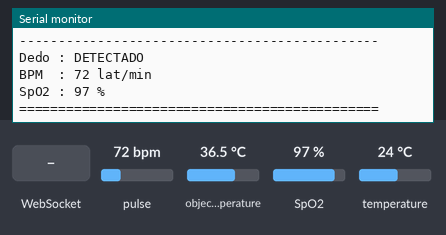
Simulated run of this sketch. Board: ESP32. On the bench: the last lines printed to the serial monitor. The test bench sets the inputs (shaded band); at power-on: pulse 72 bpm, object temperature 36.5 °C, SpO2 97 %, temperature 24 °C. WiFi joins after 1.5 s; servers stay silent unless stated.

Above: at 7.7 s.
7.8 s: WebSocket text "1" received
At 8.4 s:
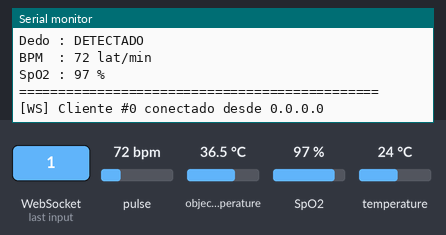
9.3 s: pulse set to 42 bpm
At 10.0 s:
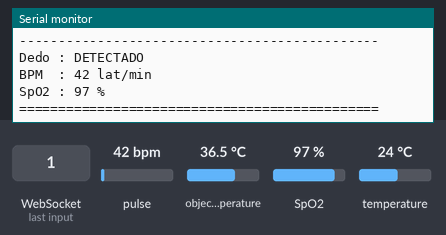
10.8 s: object temperature set to 20 °C
12.3 s: SpO2 set to 80 %
At 13.4 s:
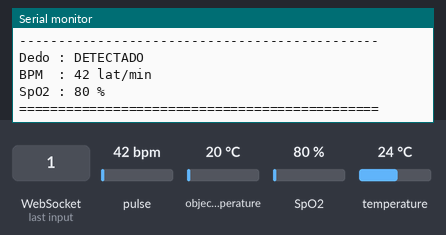
13.8 s: temperature set to 12 °C
Timing chart, 0 to 16.3 s (numbered marks = the images above; inputs shaded):
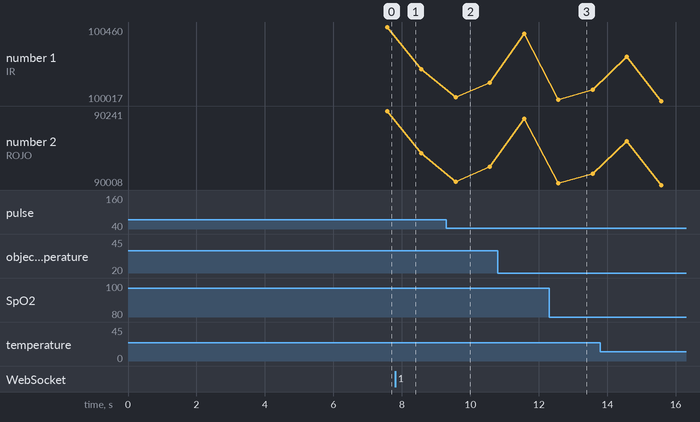

Measured:
- after the input at 7.8 s, the serial monitor: prints a new line at once (image 1)
- after the input at 9.3 s, the serial monitor: prints a new line after 0.27 s (image 2)
- after the input at 12.3 s, the serial monitor: prints a new line after 0.28 s (image 3)
- plotted number 1: 100206 → 100126 after the input at 9.3 s
- plotted number 2: 90108 → 90065 after the input at 9.3 s

The sketch:

esp32_sensores.ino
```cpp
// ======================================================
// ESP32 + MAX30102 + MLX90614  ->  WiFi + WebSocket
// ======================================================
// Lee frecuencia cardiaca / SpO2 (MAX30102) y temperatura
// (MLX90614) y publica los datos en tiempo real mediante
// un servidor WebSocket en el puerto 81.
//
// La app movil se conecta a:  ws://<IP_DEL_ESP32>:81
//
// Librerias necesarias (Arduino IDE -> Gestor de librerias):
//   - "WebSockets"  de Markus Sattler (links2004/arduinoWebSockets)
//   - "SparkFun MAX3010x Pulse and Proximity Sensor Library"
//   - "Adafruit MLX90614 Library"
// ======================================================

#include <Wire.h>

// ======================================================
// WiFi + WebSocket
// ======================================================
#include <WiFi.h>
#include <WebSocketsServer.h>

// ======================================================
// MAX30102
// ======================================================
#include "MAX30105.h"
#include "spo2_algorithm.h"
// ======================================================
// MLX90614
// ======================================================
#include <Adafruit_MLX90614.h>

// ======================================================
// CREDENCIALES DE TU RED WIFI  (EDITA ESTO)
// ======================================================
const char* WIFI_SSID = "TU_RED_WIFI";
const char* WIFI_PASS = "TU_PASSWORD";

// ======================================================
// CONFIGURACION I2C ESP32
// ======================================================
#define SDA_PIN 21
#define SCL_PIN 22

// ======================================================
// SERVIDOR WEBSOCKET
// ======================================================
WebSocketsServer webSocket = WebSocketsServer(81);

// ======================================================
// OBJETOS DE LOS SENSORES
// ======================================================
MAX30105 max30102;
Adafruit_MLX90614 mlx90614 = Adafruit_MLX90614();

// ======================================================
// BUFFERS PARA MAX30102
// ======================================================

#define BUFFER_SIZE 100

uint32_t irBuffer[BUFFER_SIZE];
uint32_t redBuffer[BUFFER_SIZE];

int32_t bufferLength = BUFFER_SIZE;

// ======================================================
// VARIABLES BPM Y SpO2
// ======================================================

int32_t spo2;
int8_t validSPO2;

int32_t heartRate;
int8_t validHeartRate;

// ======================================================
// DETECCION DEL DEDO
// ======================================================

const uint32_t UMBRAL_DEDO = 50000;

// ======================================================
// WEBSOCKET: EVENTOS
// ======================================================
void onWebSocketEvent(uint8_t client, WStype_t type, uint8_t* payload, size_t length) {
  switch (type) {
    case WStype_CONNECTED: {
      IPAddress ip = webSocket.remoteIP(client);
      Serial.printf("[WS] Cliente #%u conectado desde %u.%u.%u.%u\n",
                    client, ip[0], ip[1], ip[2], ip[3]);
      break;
    }
    case WStype_DISCONNECTED:
      Serial.printf("[WS] Cliente #%u desconectado\n", client);
      break;
    case WStype_TEXT:
      // La app movil puede enviar un "ping" simple; no hace falta responder.
      break;
    default:
      break;
  }
}

// ======================================================
// CONEXION WIFI
// ======================================================
void conectarWiFi() {
  Serial.println();
  Serial.print("Conectando a WiFi: ");
  Serial.println(WIFI_SSID);

  WiFi.mode(WIFI_STA);
  WiFi.begin(WIFI_SSID, WIFI_PASS);

  unsigned long inicio = millis();
  while (WiFi.status() != WL_CONNECTED) {
    delay(500);
    Serial.print(".");
    if (millis() - inicio > 20000) {
      Serial.println();
      Serial.println("No se pudo conectar. Reintentando...");
      WiFi.disconnect();
      WiFi.begin(WIFI_SSID, WIFI_PASS);
      inicio = millis();
    }
  }

  Serial.println();
  Serial.println("WiFi conectado.");
  Serial.print("IP del ESP32: ");
  Serial.println(WiFi.localIP());
  Serial.println("--> La app movil debe conectarse a:");
  Serial.print("    ws://");
  Serial.print(WiFi.localIP());
  Serial.println(":81");
}

// ======================================================
// CONSTRUIR JSON CON LOS DATOS
// ======================================================
String construirJSON(bool dedo, int32_t hr, bool hrValido,
                     int32_t sp, bool spValido,
                     float tempObjeto, float tempAmbiente,
                     uint32_t ir, uint32_t red) {
  String json = "{";
  json += "\"finger\":" + String(dedo ? "true" : "false");
  json += ",\"bpm\":" + String(hrValido ? String(hr) : String(0));
  json += ",\"spo2\":" + String(spValido ? String(sp) : String(0));
  json += ",\"validBpm\":" + String(hrValido ? "true" : "false");
  json += ",\"validSpo2\":" + String(spValido ? "true" : "false");
  json += ",\"temp\":" + String(tempObjeto, 2);
  json += ",\"tempAmb\":" + String(tempAmbiente, 2);
  json += ",\"ir\":" + String(ir);
  json += ",\"red\":" + String(red);
  json += ",\"ms\":" + String(millis());
  json += "}";
  return json;
}

// ======================================================
// SETUP
// ======================================================

void setup() {

  Serial.begin(115200);

  delay(1000);

  Serial.println();
  Serial.println("==============================================");
  Serial.println("   ESP32 + MAX30102 + MLX90614");
  Serial.println("==============================================");
  Serial.println();

  // ====================================================
  // CONECTAR WIFI + INICIAR WEBSOCKET
  // ====================================================
  conectarWiFi();

  webSocket.begin();
  webSocket.onEvent(onWebSocketEvent);
  Serial.println("[WS] Servidor WebSocket escuchando en puerto 81.");
  Serial.println();

  // ====================================================
  // INICIAR BUS I2C
  // ====================================================

  Wire.begin(SDA_PIN, SCL_PIN);
  Wire.setClock(100000);

  Serial.println("Bus I2C iniciado:");
  Serial.println("SDA -> GPIO 21");
  Serial.println("SCL -> GPIO 22");
  Serial.println();

  // ====================================================
  // INICIAR MAX30102
  // ====================================================

  Serial.println("Buscando MAX30102...");

  if (!max30102.begin(Wire, I2C_SPEED_STANDARD)) {

    Serial.println();
    Serial.println("ERROR: MAX30102 no encontrado.");
    Serial.println();
    Serial.println("Revise:");
    Serial.println("VIN -> 3.3V");
    Serial.println("GND -> GND");
    Serial.println("SDA -> GPIO 21");
    Serial.println("SCL -> GPIO 22");

    while (true) {
      delay(1000);
    }
  }

  Serial.println("MAX30102 detectado correctamente.");
  Serial.println();

  // ====================================================
  // CONFIGURAR MAX30102
  // ====================================================

  byte ledBrightness = 60;
  byte sampleAverage = 4;
  byte ledMode = 2;
  int sampleRate = 100;
  int pulseWidth = 411;
  int adcRange = 4096;

  max30102.setup(
    ledBrightness,
    sampleAverage,
    ledMode,
    sampleRate,
    pulseWidth,
    adcRange
  );

  Serial.println("MAX30102 configurado.");
  Serial.println();

  // ====================================================
  // INICIAR MLX90614
  // ====================================================

  Serial.println("Buscando MLX90614...");

  if (!mlx90614.begin(0x5A, &Wire)) {

    Serial.println();
    Serial.println("ERROR: MLX90614 no encontrado.");
    Serial.println();
    Serial.println("Revise:");
    Serial.println("VIN -> 3.3V");
    Serial.println("GND -> GND");
    Serial.println("SDA -> GPIO 21");
    Serial.println("SCL -> GPIO 22");

    while (true) {
      delay(1000);
    }
  }

  Serial.println("MLX90614 detectado correctamente.");
  Serial.println();

  // ====================================================
  // LLENAR BUFFER INICIAL
  // ====================================================

  Serial.println("Coloque el dedo en el MAX30102.");
  Serial.println("Llenando buffer inicial...");

  for (int i = 0; i < BUFFER_SIZE; i++) {
    while (!max30102.available()) {
      max30102.check();
      webSocket.loop();
    }
    redBuffer[i] = max30102.getRed();
    irBuffer[i] = max30102.getIR();
    max30102.nextSample();
  }

  maxim_heart_rate_and_oxygen_saturation(
    irBuffer, bufferLength, redBuffer,
    &spo2, &validSPO2, &heartRate, &validHeartRate
  );

  Serial.println("Medicion inicial completada.");
  Serial.println();
}

// ======================================================
// LOOP
// ======================================================

void loop() {

  // ====================================================
  // MANTENER WIFI Y WEBSOCKET
  // ====================================================
  webSocket.loop();

  if (WiFi.status() != WL_CONNECTED) {
    Serial.println("WiFi perdido. Reconectando...");
    conectarWiFi();
  }

  // ====================================================
  // CONSERVAR LAS ULTIMAS 75 MUESTRAS
  // ====================================================

  for (int i = 25; i < BUFFER_SIZE; i++) {
    redBuffer[i - 25] = redBuffer[i];
    irBuffer[i - 25] = irBuffer[i];
  }

  // ====================================================
  // OBTENER 25 NUEVAS MUESTRAS
  // ====================================================

  for (int i = 75; i < BUFFER_SIZE; i++) {
    while (!max30102.available()) {
      max30102.check();
      webSocket.loop();
    }
    redBuffer[i] = max30102.getRed();
    irBuffer[i] = max30102.getIR();
    max30102.nextSample();
  }

  // ====================================================
  // DATOS
  // ====================================================

  uint32_t valorIR = irBuffer[BUFFER_SIZE - 1];
  uint32_t valorRojo = redBuffer[BUFFER_SIZE - 1];

  bool dedoDetectado = (valorIR > UMBRAL_DEDO);

  maxim_heart_rate_and_oxygen_saturation(
    irBuffer, bufferLength, redBuffer,
    &spo2, &validSPO2, &heartRate, &validHeartRate
  );

  float temperaturaAmbiente = mlx90614.readAmbientTempC();
  float temperaturaObjeto = mlx90614.readObjectTempC();

  bool hrValido = (validHeartRate == 1 && heartRate >= 30 && heartRate <= 220);
  bool spValido = (validSPO2 == 1 && spo2 > 0 && spo2 <= 100);

  // ====================================================
  // MOSTRAR RESULTADOS
  // ====================================================

  Serial.println();
  Serial.println("==============================================");
  Serial.println("             DATOS DEL PACIENTE");
  Serial.println("==============================================");

  Serial.print("Temperatura objeto : ");
  Serial.print(temperaturaObjeto, 2);
  Serial.println(" C");

  Serial.print("Temperatura ambiente: ");
  Serial.print(temperaturaAmbiente, 2);
  Serial.println(" C");

  Serial.println("----------------------------------------------");
  Serial.print("IR   : ");
  Serial.println(valorIR);
  Serial.print("ROJO : ");
  Serial.println(valorRojo);
  Serial.println("----------------------------------------------");

  if (!dedoDetectado) {
    Serial.println("Dedo : NO DETECTADO");
    Serial.println("BPM  : --");
    Serial.println("SpO2 : --");
  } else {
    Serial.println("Dedo : DETECTADO");
    if (hrValido) {
      Serial.print("BPM  : ");
      Serial.print(heartRate);
      Serial.println(" lat/min");
    } else {
      Serial.println("BPM  : Calculando...");
    }
    if (spValido) {
      Serial.print("SpO2 : ");
      Serial.print(spo2);
      Serial.println(" %");
    } else {
      Serial.println("SpO2 : Calculando...");
    }
  }
  Serial.println("==============================================");

  // ====================================================
  // DIFUNDIR POR WEBSOCKET
  // ====================================================

  String json = construirJSON(
    dedoDetectado,
    heartRate, hrValido && dedoDetectado,
    spo2, spValido && dedoDetectado,
    temperaturaObjeto, temperaturaAmbiente,
    valorIR, valorRojo
  );

  webSocket.broadcastTXT(json);
}
```
